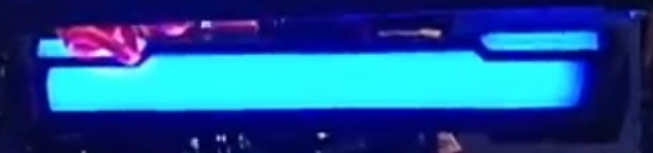
#> input picture test.png, 653 x 153 px
$ python color.py
#> lines starting #> are read from the running program, lines starting #| are printed output that depends on the picture; after the words box and inside, x2 and y2 are one past the last pixel; in counts of white or black regions, pixels touching at a corner belong together
import cv2
import numpy as np

# RGB (76,212,234)
# 可乐瓶盖 BGR = (71,31,200)
# r:184, g:84, b:183

# 构建展示函数
def show(img,title):
    cv2.imshow(title,img)
    cv2.waitKey(0)
    cv2.destroyAllWindows()

#根据给定HSV图像确定上下界HSV
def cvt_hsv(hsv):
    b = hsv[0][0][0]
    l_hsv = np.uint8([[[b - 50,100,100]]])
    h_hsv = np.uint8([[[b + 50,255,255]]])
    ans = [l_hsv,h_hsv]
    return ans

# 终端输入图片路径
path = "test.png"

# 读取图片
img = cv2.imread(path)
#> img is the input picture: shape (153, 653, 3); mean B, G, R 149.5, 81.6, 26.7

track_color = np.uint8([[[250,237,46]]])
track_hsv = cv2.cvtColor(track_color,cv2.COLOR_BGR2HSV)
print(track_hsv)

#以hsv设定hsv颜色空间对应物体的阈值
l_hsv,h_hsv = cvt_hsv(track_hsv)
print(l_hsv,h_hsv)

hsv = cv2.cvtColor(img,cv2.COLOR_BGR2HSV)
#> hsv: shape (153, 653, 3); mean H, S, V 112.5, 222.3, 150.1

#根据阈值建立掩膜(可以理解为返回接收了一个阈值图像,即满足特定阈值范围的才显示)
mask = cv2.inRange(hsv,l_hsv,h_hsv)
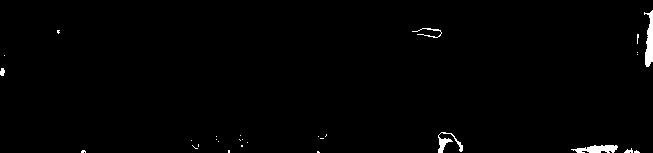
#> mask: shape (153, 653); 0.97% white; 29 white regions (23 under 20 px), largest, box (x1, y1, x2, y2) and area: (644, 10, 653, 67) 319, (571, 145, 618, 153) 254, (438, 132, 463, 153) 178, (412, 28, 442, 38) 72, (0, 68, 5, 76) 31, (624, 148, 633, 153) 26

#难点2:对原图像与掩膜进行位运算
res = cv2.bitwise_and(img,img,mask = mask)

#out = np.hstack([frame,mask,res])
cv2.imshow('Origin',img)
cv2.imshow('Mask',mask)
cv2.imshow('Track',res)

cv2.waitKey(0)
cv2.destroyAllWindows()
